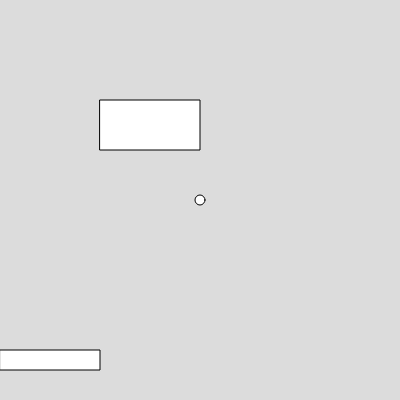
Frame 1 (no input)
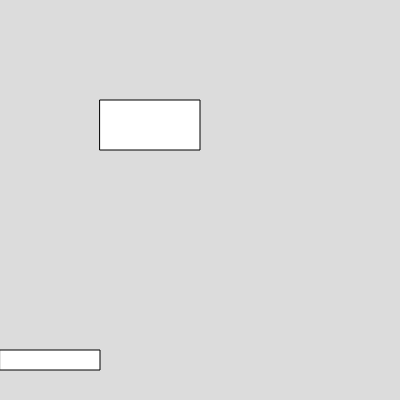
Frame 60 (no input)
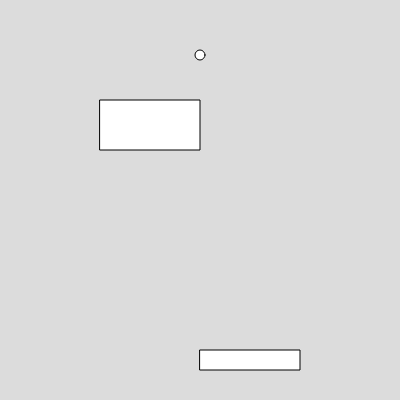
Frame 120 (the mouse pressed at the canvas centre since frame 60)

The p5.js sketch that drew these frames (run headless with seeded random() and noise() and a simulated clock; from frame 60 on, the mouse is pressed at the canvas centre):

// p5.js sketch
// ── sketch.js
var toyx = 200;
var toyy = 200;
var catx = 100;
var caty = 100;

function setup() {
  noCursor();
  createCanvas(400, 400);
}

function draw() {
  background(220);
  rect(mouseX, 350, 100, 20);
  ellipse(toyx, toyy, 10, 10);
  toyy = toyy - 5;

  rect(catx, caty, 100, 50);
  
  if (toyx > catx && toyx<catx+100 && toyy>caty && toyy<caty+50) {
    catx = random(300);
    caty = random(300);
  }

}

function mousePressed() {
  toyx = mouseX;
  toyy = 350;
}
